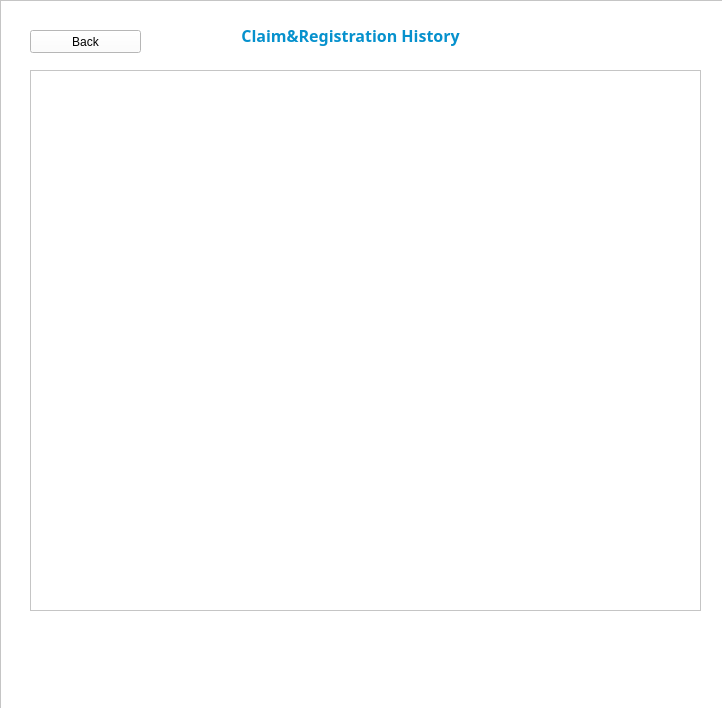
<?xml version="1.0" encoding="UTF-8"?>
<ui version="4.0">
 <class>history</class>
 <widget class="QWidget" name="history">
  <property name="geometry">
   <rect>
    <x>0</x>
    <y>0</y>
    <width>722</width>
    <height>708</height>
   </rect>
  </property>
  <property name="windowTitle">
   <string>Form</string>
  </property>
  <property name="styleSheet">
   <string notr="true"/>
  </property>
  <widget class="QFrame" name="frame">
   <property name="geometry">
    <rect>
     <x>0</x>
     <y>0</y>
     <width>723</width>
     <height>710</height>
    </rect>
   </property>
   <property name="styleSheet">
    <string notr="true">background-color: rgb(255, 255, 255);</string>
   </property>
   <property name="frameShape">
    <enum>QFrame::StyledPanel</enum>
   </property>
   <property name="frameShadow">
    <enum>QFrame::Raised</enum>
   </property>
   <widget class="QLabel" name="label">
    <property name="geometry">
     <rect>
      <x>120</x>
      <y>20</y>
      <width>461</width>
      <height>31</height>
     </rect>
    </property>
    <property name="font">
     <font>
      <family>微软雅黑</family>
      <pointsize>12</pointsize>
      <weight>75</weight>
      <bold>true</bold>
     </font>
    </property>
    <property name="layoutDirection">
     <enum>Qt::LeftToRight</enum>
    </property>
    <property name="styleSheet">
     <string notr="true">color: rgb(6, 145, 205);</string>
    </property>
    <property name="text">
     <string>Claim&amp;Registration History</string>
    </property>
    <property name="alignment">
     <set>Qt::AlignCenter</set>
    </property>
   </widget>
   <widget class="QListWidget" name="listWidget">
    <property name="geometry">
     <rect>
      <x>30</x>
      <y>70</y>
      <width>671</width>
      <height>541</height>
     </rect>
    </property>
    <property name="font">
     <font>
      <family>微软雅黑</family>
      <pointsize>10</pointsize>
     </font>
    </property>
   </widget>
   <widget class="QPushButton" name="pushButton_back">
    <property name="geometry">
     <rect>
      <x>30</x>
      <y>30</y>
      <width>111</width>
      <height>23</height>
     </rect>
    </property>
    <property name="text">
     <string>Back</string>
    </property>
   </widget>
  </widget>
 </widget>
 <resources/>
 <connections/>
</ui>
